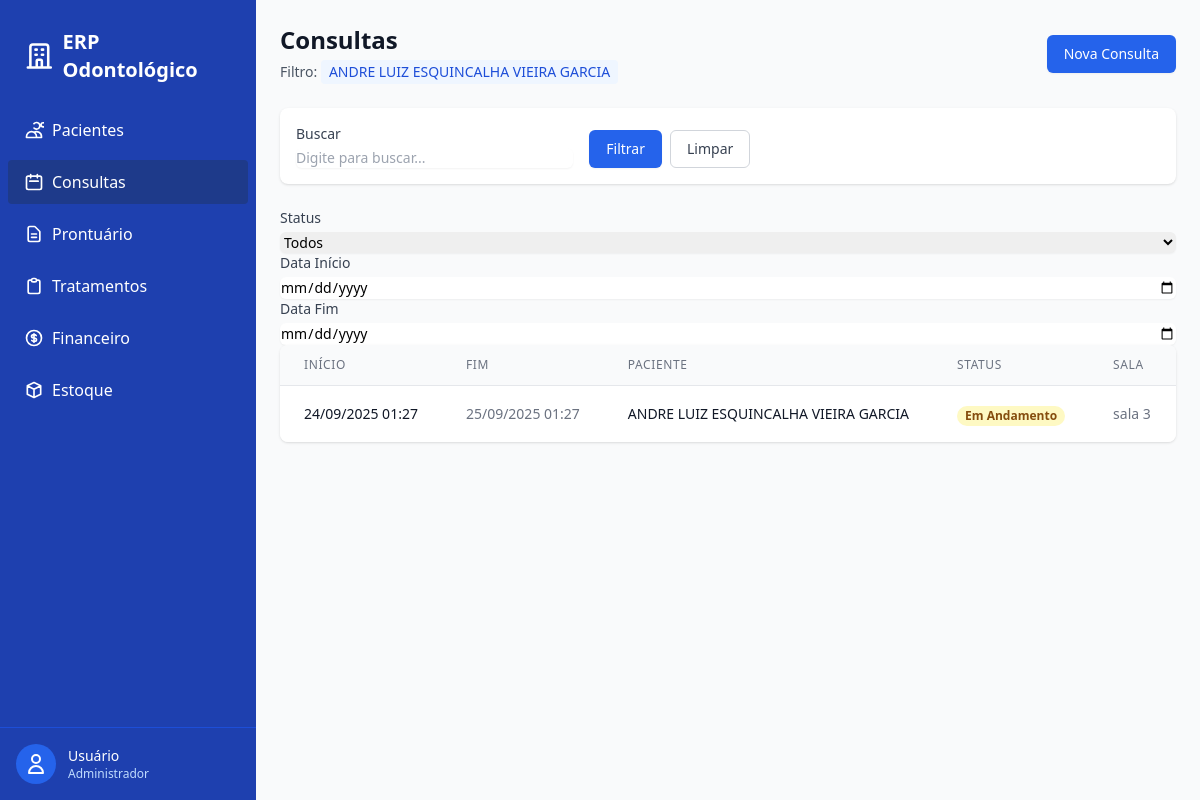
Screenshot of /consultas/?paciente=1 (signed in) with the database file from the repository.
### pacientes/models.py (models this page shows, shortened)
class Paciente(models.Model):
    nome = models.CharField(max_length=250)
    cpf = models.CharField(unique=True)
    data_nascimento = models.DateField()
    telefone = models.CharField()
    email = models.EmailField(blank=True)
    endereco = models.TextField(blank=True)
    is_active = models.BooleanField(default=True)
    deleted_at = models.DateTimeField(null=True, blank=True)
    criado_em = models.DateTimeField(auto_now_add=True)
    atualizado_em = models.DateTimeField(auto_now=True)
    class Meta:
        ordering = ['nome']
        verbose_name = "Paciente"
        verbose_name_plural = "Pacientes"

### consultas/models.py (models this page shows, shortened)
class Consulta(models.Model):
    class Status(models.TextChoices):
        AGENDADA = "AG", "Agendada"
        CONFIRMADA = "CF", "Confirmada"
        EM_ANDAMENTO = "EA", "Em andamento"
        CONCLUIDA = "CO", "Concluída"
        CANCELADA = "CA", "Cancelada"
        FALTOU = "FA", "Faltou"
    paciente = models.ForeignKey(Paciente, verbose_name=("Paciente"), on_delete=models.PROTECT)
    status = models.CharField(
        max_length=2,
        choices=Status.choices,
        default=Status.AGENDADA
    )
    inicio = models.DateTimeField()
    fim = models.DateTimeField()
    sala = models.CharField(max_length=30)
    observacoes = models.TextField(blank=True)
    criado_em = models.DateTimeField(auto_now_add=True)
    class Meta:
        ordering = ['inicio']
        verbose_name = "Consulta"
        verbose_name_plural = "Consultas"

### consultas/views.py (the view)
# urls.py: path("", views.ConsultaListView.as_view(), name="list"),
class ConsultaListView(LoginRequiredMixin, PermissionRequiredMixin, SearchMixin, ListView):
    model = Consulta
    template_name = "consultas/consulta_list.html"
    context_object_name = "consultas"
    paginate_by = 20
    permission_required = "consultas.view_consulta"
    search_fields = ["paciente__nome", "sala", "observacoes", "status"]
    def get_queryset(self):
        qs = super().get_queryset().select_related("paciente")
        paciente_id = self.request.GET.get("paciente")
        if paciente_id:
            try:
                qs = qs.filter(paciente_id=int(paciente_id))
            except (TypeError, ValueError):
                pass
        status = self.request.GET.get("status")
        if status:
            qs = qs.filter(status=status)
        start = self.request.GET.get("start")
        end = self.request.GET.get("end")
        if start:
            qs = qs.filter(inicio__date__gte=start)
        if end:
            qs = qs.filter(inicio__date__lte=end)
        return qs.order_by("inicio")
    def get_context_data(self, **kwargs):
        ctx = super().get_context_data(**kwargs)
        paciente_id = self.request.GET.get("paciente")
        ctx["paciente_filtro"] = None
        if paciente_id and str(paciente_id).isdigit():
            from pacientes.models import Paciente
            ctx["paciente_filtro"] = Paciente.objects.filter(pk=paciente_id).first()
        return ctx

### consultas/views.py (called while the page is built)
    def get_queryset(self):
        qs = super().get_queryset()
        q = self.request.GET.get(self.search_param, "").strip()
        if q:
            from django.db.models import Q
            query = Q()
            for f in self.search_fields:
                query |= Q(**{f"{f}__icontains": q})
            qs = qs.filter(query)
        return qs

### templates/consultas/consulta_list.html (shortened to what this page needs)
{% extends "base.html" %}
{% load static %}
{% block content %}
<div class="mb-6 flex justify-between items-center">
    <div>
        <h1 class="text-2xl font-bold text-gray-900">Consultas</h1>
        {% if paciente_filtro %}
        <p class="mt-1 text-sm text-gray-600">
            Filtro: <span class="inline-flex items-center px-2 py-0.5 rounded bg-blue-50 text-blue-700">
                {{ paciente_filtro.nome }}
            </span>
        </p>
        {% endif %}
    </div>
    <a href="{% url 'consultas:create' %}"
        class="inline-flex items-center px-4 py-2 border border-transparent text-sm font-medium rounded-md shadow-sm text-white bg-blue-600 hover:bg-blue-700 focus:outline-none focus:ring-2 focus:ring-offset-2 focus:ring-blue-500">
        Nova Consulta
    </a>
</div>
{% include "partials/_search_filter.html" %}
{% block additional_filters %}
<div>
    <label for="status" class="block text-sm font-medium text-gray-700 mb-1">Status</label>
    <select name="status" id="status"
        class="block w-full rounded-md border-gray-300 shadow-sm focus:border-blue-500 focus:ring-blue-500 sm:text-sm">
        <option value="">Todos</option>
    </select>
</div>
<div>
    <label for="start" class="block text-sm font-medium text-gray-700 mb-1">Data Início</label>
    <input type="date" name="start" id="start" value="{{ request.GET.start }}"
        class="block w-full rounded-md border-gray-300 shadow-sm focus:border-blue-500 focus:ring-blue-500 sm:text-sm">
</div>
<div>
    <label for="end" class="block text-sm font-medium text-gray-700 mb-1">Data Fim</label>
    <input type="date" name="end" id="end" value="{{ request.GET.end }}"
        class="block w-full rounded-md border-gray-300 shadow-sm focus:border-blue-500 focus:ring-blue-500 sm:text-sm">
</div>
{% endblock %}
<div class="bg-white shadow overflow-hidden sm:rounded-lg">
    <div class="overflow-x-auto">
        <table class="min-w-full divide-y divide-gray-200">
            <thead class="bg-gray-50">
                <tr>
                    <th scope="col"
                        class="px-6 py-3 text-left text-xs font-medium text-gray-500 uppercase tracking-wider">Início
                    </th>
                    <th scope="col"
                        class="px-6 py-3 text-left text-xs font-medium text-gray-500 uppercase tracking-wider">Fim</th>
                    <th scope="col"
                        class="px-6 py-3 text-left text-xs font-medium text-gray-500 uppercase tracking-wider">Paciente
                    </th>
                    <th scope="col"
                        class="px-6 py-3 text-left text-xs font-medium text-gray-500 uppercase tracking-wider">Status
                    </th>
                    <th scope="col"
                        class="px-6 py-3 text-left text-xs font-medium text-gray-500 uppercase tracking-wider">Sala</th>
                </tr>
            </thead>
            <tbody class="bg-white divide-y divide-gray-200">
                {% for consulta in consultas %}
                <tr class="hover:bg-gray-50">
                    <td class="px-6 py-4 whitespace-nowrap">
                        <div class="text-sm font-medium text-gray-900">{{ consulta.inicio|date:"d/m/Y H:i" }}</div>
                    </td>
                    <td class="px-6 py-4 whitespace-nowrap">
                        <div class="text-sm text-gray-500">{{ consulta.fim|date:"d/m/Y H:i" }}</div>
                    </td>
                    <td class="px-6 py-4 whitespace-nowrap">
                        <div class="text-sm font-medium text-gray-900">{{ consulta.paciente.nome }}</div>
                    </td>
                    <td class="px-6 py-4 whitespace-nowrap">
                        {% if consulta.status == 'AG' %}
                        <span
                            class="px-2 inline-flex text-xs leading-5 font-semibold rounded-full bg-green-100 text-green-800">Agendada</span>
                        {% elif consulta.status == 'CF' %}
                        <span
                            class="px-2 inline-flex text-xs leading-5 font-semibold rounded-full bg-blue-100 text-blue-800">Confirmada</span>
                        {% elif consulta.status == 'EA' %}
                        <span
                            class="px-2 inline-flex text-xs leading-5 font-semibold rounded-full bg-yellow-100 text-yellow-800">Em
                            Andamento</span>
                        {% elif consulta.status == 'CO' %}
                        <span
                            class="px-2 inline-flex text-xs leading-5 font-semibold rounded-full bg-gray-100 text-gray-800">Concluída</span>
                        {% elif consulta.status == 'CA' %}
                        <span
                            class="px-2 inline-flex text-xs leading-5 font-semibold rounded-full bg-red-100 text-red-800">Cancelada</span>
                        {% elif consulta.status == 'FA' %}
                        <span
                            class="px-2 inline-flex text-xs leading-5 font-semibold rounded-full bg-orange-100 text-orange-800">Faltou</span>
                        {% endif %}
                    </td>
                    <td class="px-6 py-4 whitespace-nowrap">
                        <div class="text-sm text-gray-500">{{ consulta.sala }}</div>
                    </td>
                </tr>
                {% empty %}
                <tr>
                    <td colspan="6" class="px-6 py-4 text-center text-sm text-gray-500">
                        Nenhuma consulta encontrada.
                    </td>
                </tr>
                {% endfor %}
            </tbody>
        </table>
    </div>
</div>
{% endblock %}

### rows the page displays
Paciente: nome "ANDRE LUIZ ESQUINCALHA VIEIRA GARCIA"
Consulta: inicio "24/09/2025 01:27", fim "25/09/2025 01:27", paciente.nome "ANDRE LUIZ ESQUINCALHA VIEIRA GARCIA", status "Em Andamento", sala "sala 3"
